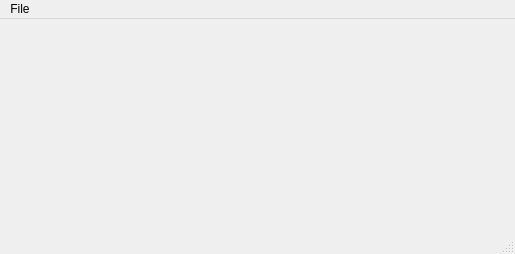
<?xml version="1.0" encoding="UTF-8"?>
<ui version="4.0">
 <class>MainWindow</class>
 <widget class="QMainWindow" name="MainWindow">
  <property name="geometry">
   <rect>
    <x>0</x>
    <y>0</y>
    <width>515</width>
    <height>254</height>
   </rect>
  </property>
  <property name="windowTitle">
   <string>MainWindow</string>
  </property>
  <widget class="QWidget" name="centralwidget"/>
  <widget class="QMenuBar" name="menubar">
   <property name="geometry">
    <rect>
     <x>0</x>
     <y>0</y>
     <width>515</width>
     <height>23</height>
    </rect>
   </property>
   <widget class="QMenu" name="menuFile">
    <property name="title">
     <string>File</string>
    </property>
    <addaction name="actionSelect_Online_Source"/>
    <addaction name="separator"/>
    <addaction name="actionExit"/>
   </widget>
   <addaction name="menuFile"/>
  </widget>
  <widget class="QStatusBar" name="statusbar"/>
  <action name="actionSelect_Online_Source">
   <property name="text">
    <string>Select Online Source</string>
   </property>
  </action>
  <action name="actionExit">
   <property name="text">
    <string>Exit</string>
   </property>
  </action>
 </widget>
 <resources/>
 <connections>
  <connection>
   <sender>actionExit</sender>
   <signal>triggered()</signal>
   <receiver>MainWindow</receiver>
   <slot>close()</slot>
   <hints>
    <hint type="sourcelabel">
     <x>-1</x>
     <y>-1</y>
    </hint>
    <hint type="destinationlabel">
     <x>257</x>
     <y>299</y>
    </hint>
   </hints>
  </connection>
 </connections>
</ui>
